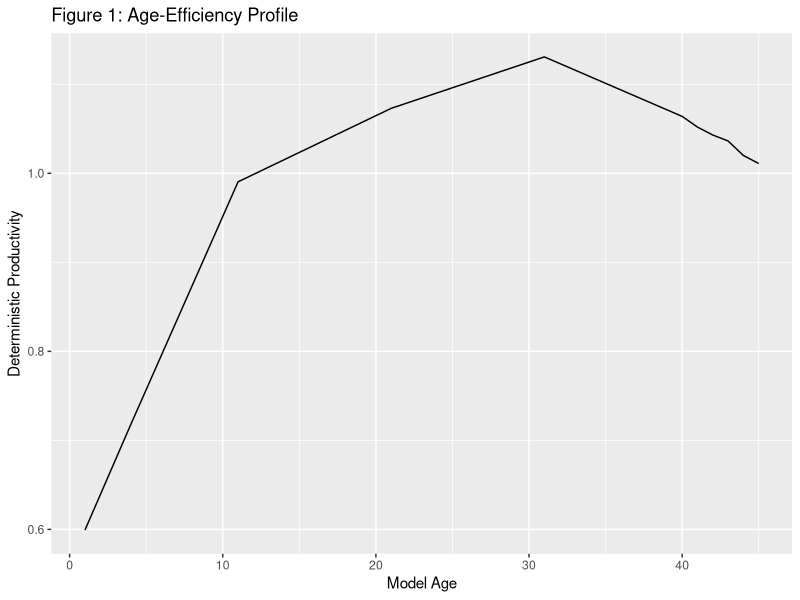

Write the R code that produced this figure. (Note: this script raises an error after producing the figure.)
## ---- chunk 1
knitr::opts_chunk$set(echo = TRUE)
library(tidyverse)
library(knitr)
library(gridExtra)
## ---- chunk 2
df <- read.csv("ef.txt", header = FALSE) %>%
  transmute(`Deterministic Productivity` = V1,
            `Model Age` =  as.integer(row.names(.)))

df %>% 
  ggplot(aes(y = `Deterministic Productivity`, x = `Model Age`)) + 
  geom_line() +
  labs(title = "Figure 1: Age-Efficiency Profile")
## ---- chunk 3
include_graphics("value_function_50.png")
## ---- chunk 4
include_graphics("policy_function_20.png")
## ---- chunk 5
df <- read_csv("table_1.csv", col_types = cols()) %>% t()

colnames(df) <- paste0("(", 1:6, ")")

kable(df, digits = 3, caption = "Results Comparison")
## ---- chunk 6
include_graphics("value_bm_ss_no_ss.png")
